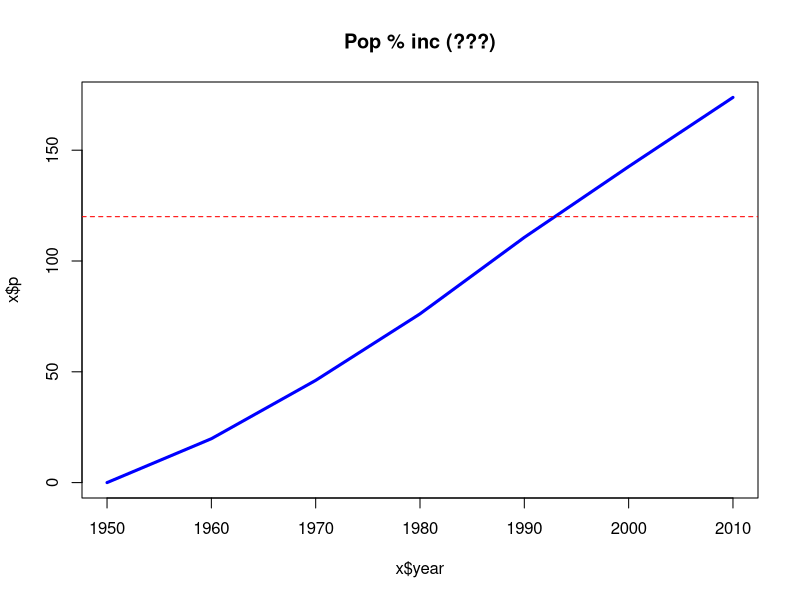
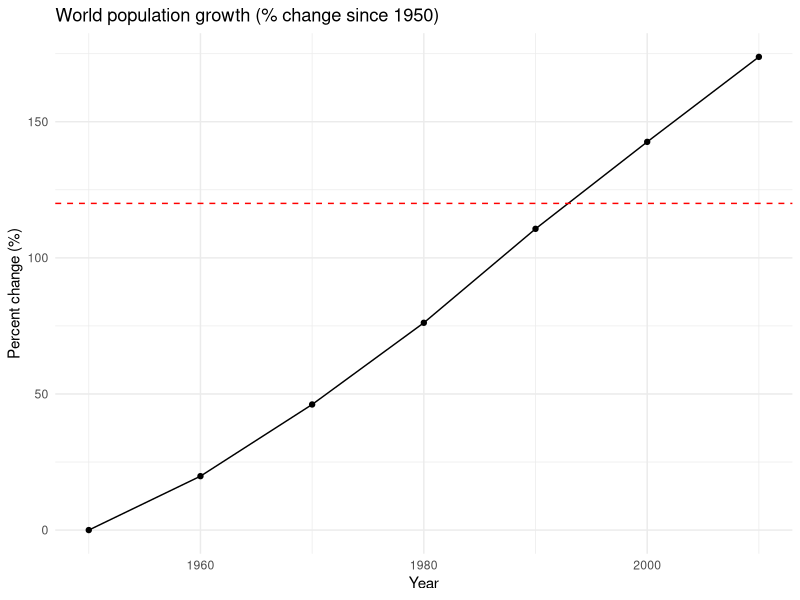

Generate these figures, in order, with R:

#上のSessionタブからでもwdを設定できる
#Security上ファイルパスは削除されています

#Fileを読み込む
x = read.csv("UNdata.txt")

#必要なパッケージのみを読み込む
suppressMessages(library(tidyverse))
library(ggplot2) 
library(dplyr) 

options(scipen = 999)

set.seed(123)

attach(x)

print("HEAD:")
print(head(x))
print(summary(world.pop))


x$ratio <- x$world.pop / x$world.pop[1]
x$perc  <- round((x$ratio - 1) * 100)


x <- x %>% mutate(RATIO = world.pop/world.pop[1], percent = (RATIO-1)*100)


x$ratio <- x$RATIO
x$Perc <- round(x$percent, 1)


a <- x[,2]
b <- a / a[1]
c <- (b-1)*100
x$p <- c


threshold <- 120.5
x$flag <- ifelse(x$p>threshold, TRUE, FALSE)


write.csv(x, "temp.csv", row.names = FALSE) 


plot(x$year, x$p, type="l", col="blue", lwd=3, main="Pop % inc (???)")
abline(h=120, col="red", lty=2)

g <- ggplot(x, aes(year, p)) + geom_line() + geom_point() + 
  geom_hline(yintercept=120.0, linetype="dashed", color="red") +
  labs(title="World population growth (% change since 1950)", y="Percent change (%)", x="Year") +
  theme_minimal()
print(g)


x  =  x |> mutate(   R = world.pop / first(world.pop),   P = round((R-1)*100,1)  )

## ここで一度デタッチ（この後で列名を変えるため）
detach("x")

names(x)[names(x)=="world.pop"] <- "WorldPop"
x$WORLD_pop <- x$WorldPop


x$year <- as.character(x$year)
x$year_num <- as.numeric(x$year)

xx <- subset(x, year_num >= 1960)
yy = xx
zzz <- yy
rm(yy) # but keep zzz, sure

xx$rat2 <- xx$WORLD_pop / xx$WORLD_pop[1]
xx$pc2  <- round((xx$rat2-1)*100, 2)


xx <- xx[, c("year", "year_num", "WORLD_pop", "pc2", "p", "R", "P", "flag", "RATIO", "Perc")]

#Windowsで動くパスに変える
write.csv(xx, "output_final.csv", row.names = FALSE)

print(xx[ , c(1,3,4,5)])

## すでに detach 済みだが、二重で呼んでも安全にするなら存在チェックを挟む
if("x" %in% search()) detach("x")

# THE END

